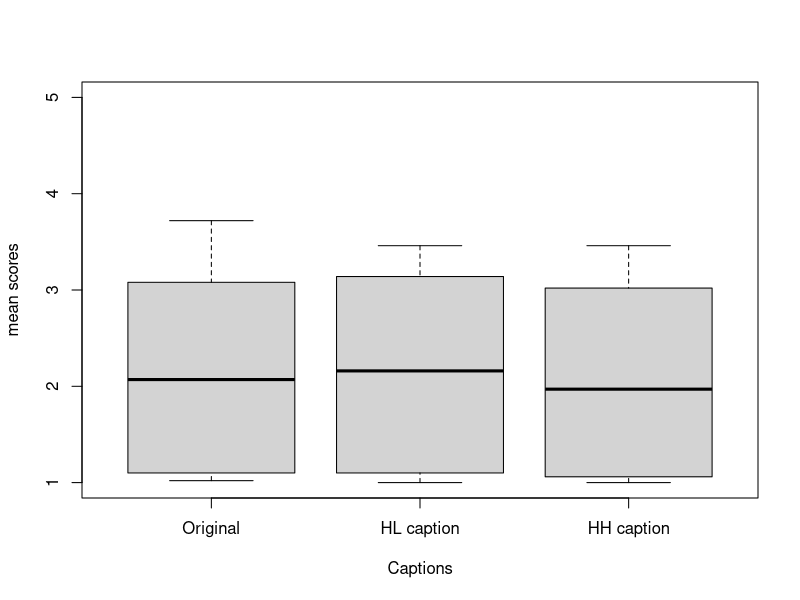

Write R code to recreate this figure. (Note: this script raises an error after producing the figure.)
setwd('~/../../../media/matasuke/Ubuntu01/Projects/Humor_Generator/experiments/analysis/data')
exp1 <- read.csv('exp2_result.csv')
pre_survey <- read.csv('pre_survey_result.csv')
#exp1 <- read.csv('exp2_1/exp1_result.csv')
#pre_survey <- read.csv('exp2_1/pre_survey_result.csv')


proposed_data <- read.csv('experiment1.csv')
images <- proposed_data[c(2, 9:20)]

SQH_score <- apply(pre_survey[4:7], MARGIN=1, sum)
MSHS_score <- apply(pre_survey[8:11], MARGIN=1, sum)
pre_survey_scores <- cbind(pre_survey[0:3], SQH_score, MSHS_score)

# bind scores with exp1
data <- merge(pre_survey_scores, exp1, by.x=c('age', 'name', 'sex'))

#remove data which age is more than 30.
data = subset(data, data$age < 30)

#& data$name != 'qd6523bdd7b4dc
#data = subset(data, data$name != "なべぶた奉行" & data$name != '田中亮平' & data$name != 'lantac8')
#data = subset(data, data$name != "なべぶた奉行" & data$name != '田中亮平' & data$name != 'blackk' & data$name != 'heriumu' & data&name != 'karin0726')
# row 6 canavo and 24 REMINDER62 are seems to not to be used
#because her score distribution is not goold. scores for original caption is highter than other caps.
data = subset(data, data$name != 'huwatoro' & data$name != 'a6kn2iwz1' & data$name != 'blackk' & data$name != 'rika314v')

EXP_NUM = 50
SUBJECT_NUM=length(data[,1])
SIMS = c('origin', 'hl', 'hh')

# calculate sum of all subjects for each sims
humor_scores = data.frame(data[1:5])
for(i in SIMS){
  label = paste('cap_', i, sep="")
  score = 0
  for(j in 1:EXP_NUM){
    name = paste('exp1_q', j, '_', i, sep="")
    score = score + data[name]
  }
  colnames(score) <- label
  humor_scores = data.frame(humor_scores, score)
  #transform(humor_scores, label=score)
}

cap_scores_sum = humor_scores[6:8]
# has to validate normality.
# 大数の法則により，正規分布になっているはず

cap_scores_mean = cap_scores_sum / EXP_NUM

cap_scores_mean
#mean scores by col
summary(cap_scores_mean)
each_cap_mean = apply(cap_scores_mean, MARGIN=2, mean)

#boxplot
par(mfrow=c(1,1))
boxplot(cap_scores_mean, names=c('Original', 'HL caption', 'HH caption'), xlab="Captions", ylab="mean scores", ylim=c(1,5))


origin = cap_scores_mean$cap_origin
hl = cap_scores_mean$cap_hl
hh = cap_scores_mean$cap_hh

# 一要因分散分析
all_mean_data <- c(origin, hl, hh)
img_sim <- factor(c(rep('None', SUBJECT_NUM), rep('画像高', SUBJECT_NUM), rep('画像低', SUBJECT_NUM)))
levels <- factor(rep(1:SUBJECT_NUM, 3))
summary(aov(all_mean_data~img_sim+levels))
summary(aov(all_mean_data~img_sim*word_sim+Error(levels+levels:img_sim+levels:word_sim+levels:img_sim:word_sim)))


t.test(origin, hl, paired=TRUE, p.adjust.methods="bon")
t.test(origin, hh, paired=TRUE, p.adjust.methods="bon")
t.test(hl, hh, paired = TRUE, p.adjust.methods="bon")

# Two factor analysis of variance

# here just need to check difference between origin caps and hl captions.
# origin caps
origin_caps = data.frame(data[1:3])
hl_caps = data.frame(data[1:3])
hh_caps = data.frame(data[1:3])
for(i in 1:EXP_NUM){
  name = paste('exp1_q', i, '_origin', sep="")
  origin_caps = data.frame(origin_caps, data[name])
  
  name = paste('exp1_q', i, '_hl', sep="")
  hl_caps = data.frame(hl_caps, data[name])
  
  name = paste('exp1_q', i, '_hh', sep="")
  hh_caps = data.frame(hh_caps, data[name])
}


# calculate frequency of each similarities
origin_count = c()
hl_count = c()
hh_count = c()
for(i in 1:SUBJECT_NUM){
  origin_count = append(origin_count, as.numeric(origin_caps[i, 4:53]))
  hl_count = append(hl_count, as.numeric(hl_caps[i, 4:53]))
  hh_count = append(hh_count, as.numeric(hh_caps[i, 4:53]))
}
origin_freq = table(origin_count)
hl_freq = table(hl_count)
hh_freq = table(hh_count)


# create each freq barplot
par(mfrow=c(2,2))
  #par(mfrow=c(1,2))
barplot(origin_freq, main="Original", xlab="Scores(Original)" , ylab="Frequency", ylim=c(0,500))
barplot(hl_freq, main="HL captions", xlab="Scores(Proposed method)" , ylab="Frequency", ylim=c(0,500))
barplot(hh_freq, main="HH captions", xlab="Scores(HH Captions)" , ylab="Frequency", ylim=c(0,500))

#friedman test and Wilcoxon signed rank test
#install.packages("exactRankTests", repos="http://cran.ism.ac.jp/")
library(exactRankTests)


#create list to collect each sims scores for all subjects.

origin_all_scores = c()
hl_all_scores = c()
hh_all_scores = c()
for(i in 4:length(origin_caps)){
  origin_all_scores = c(origin_all_scores, origin_caps[,i])
  hl_all_scores = c(hl_all_scores, hl_caps[,i])
  hh_all_scores = c(hh_all_scores, hh_caps[,i])
}



# calculate wilcox.exact by above data
wilcox.exact(x=origin_all_scores,y=hl_all_scores,paired=T)　# there is difference
wilcox.exact(x=origin_all_scores,y=hh_all_scores,paired=T)　# there is difference
wilcox.exact(x=hl_all_scores,y=hh_all_scores,paired=T) # No difference

# Original captionｔとその他提案手法を含むcaption間では有意な差が見られたため，只のキャプションを提示するよりは，
# ユーザーのユーモア受容性が向上すると明らかになった

# その他のキャプションについては，LL caption と LH caption間で5%ｓ水準で有意な差があったため，画像間類似度がユーモアの受容性に関連する
# HL captionと HH captionに関しても 1%水準で有意な差があったため，単語間類似度がユーモアの受容性に関連する

#------------------------------------------------------------------------------------------------------------------------#
# cor
hl_humor_score = images['hl_humor_score']
hl_img_sim  = images['hl_img_sim']
hl_word_sim = images['hl_word_sim']
each_hl_mean_score = as.numeric(apply(hl_caps[4:53], MARGIN=2, mean))
cor(hl_img_sim, each_hl_mean_score)
cor(hl_word_sim, each_hl_mean_score)
cor(hl_humor_score, each_hl_mean_score)

hh_humor_score = images['hh_humor_score']
hh_img_sim = images['hh_img_sim']
hh_word_sim = images['hh_word_sim']
each_hh_mean_score = as.numeric(apply(hh_caps[4:53], MARGIN=2, mean))
cor(hh_humor_score, each_hh_mean_score)
cor(hh_img_sim, each_hh_mean_score)
cor(hh_word_sim, each_hh_mean_score)


# calc scores based on img sim
all_scores <- c(each_hl_mean_score, each_hh_mean_score)
all_humor_scores <- c(hl_humor_score[,1], hh_humor_score[,1])
all_img_sim <- c(hl_img_sim[,1], hh_img_sim[,1])
all_word_sim <- c(hl_word_sim[,1], hh_word_sim[,1])
cor(all_scores, all_img_sim)
cor(all_scores, all_word_sim)
cor(all_scores, all_humor_scores)

plot(all_scores, all_img_sim)
plot(all_scores, all_word_sim)
plot(all_scores, all_humor_scores)

#-------------------------------------------------------------------------------------------------------------------#

#each mean sim scores by images.
origin_scores = apply(origin_caps[4:53], MARGIN=2, mean)
hl_scores = apply(hl_caps[4:53], MARGIN=2, mean) # q12 is max
hh_scores = apply(hh_caps[4:53], MARGIN=2, mean) # q10 is max
par(mfrow=c(3,2))
barplot(origin_scores)
barplot(hl_scores)
barplot(hh_scores)

max(hl_scores)
max(hh_scores)




#analize based on SQH and MSHS scores-----------------------------------------------------------------------------------#

#based on SQH and MSHS scores
SQH_low_group = subset(humor_scores, humor_scores$SQH_score <= 8)
SQH_high_group = subset(humor_scores, humor_scores$SQH_score >= 9)
MSHS_low_group = subset(humor_scores, humor_scores$MSHS_score <= 17)
MSHS_high_group = subset(humor_scores, humor_scores$MSHS_score >= 18)


# has to validate normality.
par(mfrow=c(2,2))

sqh_low_group_scores_mean = SQH_low_group[6:8] / EXP_NUM
SQH_low_group_mean = cbind(SQH_low_group[1:5], sqh_low_group_scores_mean)
summary(SQH_low_group_mean[6:8])
boxplot(SQH_low_group_mean[6:8], main="SQH low group", names=c('baseline', 'HL caption', 'HH caption'), xlab="Captions", ylab="mean scores")

sqh_high_group_scores_mean = SQH_high_group[6:8] / EXP_NUM
SQH_high_group_mean = cbind(SQH_high_group[1:5], sqh_high_group_scores_mean)
summary(SQH_high_group_mean[6:8])
boxplot(SQH_high_group_mean[6:8], main="SQH high group", names=c('baseline',  'HL caption', 'HH caption'), xlab="Captions", ylab="mean scores")

MSHS_low_group_scores_mean = MSHS_low_group[6:8] / EXP_NUM
MSHS_low_group_mean = cbind(MSHS_low_group[1:5], MSHS_low_group_scores_mean)
summary(MSHS_low_group_mean[6:8])
boxplot(MSHS_low_group_mean[6:8], main="MSHS low group", names=c('baseline', 'HL caption', 'HH caption'), xlab="Captions", ylab="mean scores")

MSHS_high_group_scores_mean = MSHS_high_group[6:8] / EXP_NUM
MSHS_high_group_mean = cbind(MSHS_high_group[1:5], MSHS_high_group_scores_mean)
summary(MSHS_high_group_mean[6:8])
boxplot(MSHS_high_group_mean[6:8], main="MSHS high group", names=c('baseline', 'HL caption', 'HH caption'), xlab="Captions", ylab="mean scores")


# all data based on SQH and MSHS scores
SQH_low_group_data = subset(data, data$SQH_score <= 8)
SQH_high_group_data = subset(data, data$SQH_score >= 9)
MSHS_low_group_data = subset(data, data$MSHS_score <= 15)
MSHS_high_group_data = subset(data, data$MSHS_score >= 16)


## SQH low group ---------------------------------------------------------------------------------------
#each sim mean scores per subjects
SQH_LOW_SUBJECT_NUM=length(SQH_low_group_data[,1])

SQH_low_origin_caps = data.frame(SQH_low_group_data[1:3])
SQH_low_ll_caps = data.frame(SQH_low_group_data[1:3])
SQH_low_lh_caps = data.frame(SQH_low_group_data[1:3])
SQH_low_hl_caps = data.frame(SQH_low_group_data[1:3])
SQH_low_hh_caps = data.frame(SQH_low_group_data[1:3])
for(i in 1:EXP_NUM){
  name = paste('exp1_q', i, '_origin', sep="")
  SQH_low_origin_caps = data.frame(SQH_low_origin_caps, SQH_low_group_data[name])
  
  name = paste('exp1_q', i, '_hl', sep="")
  SQH_low_hl_caps = data.frame(SQH_low_hl_caps, SQH_low_group_data[name])
  
  name = paste('exp1_q', i, '_hh', sep="")
  SQH_low_hh_caps = data.frame(SQH_low_hh_caps, SQH_low_group_data[name])
}


# calculate frequency of each similarities
SQH_low_origin_count = c()
SQH_low_hl_count = c()
SQH_low_hh_count = c()
for(i in 1:SQH_LOW_SUBJECT_NUM){
  SQH_low_origin_count = append(SQH_low_origin_count, as.numeric(SQH_low_origin_caps[i, 4:53]))
  SQH_low_hl_count = append(SQH_low_hl_count, as.numeric(SQH_low_hl_caps[i, 4:53]))
  SQH_low_hh_count = append(SQH_low_hh_count, as.numeric(SQH_low_hh_caps[i, 4:53]))
}
SQH_low_origin_freq = table(SQH_low_origin_count)
SQH_low_hl_freq = table(SQH_low_hl_count)
SQH_low_hh_freq = table(SQH_low_hh_count)


# create each freq barplot
par(mfrow=c(3,2))
#par(mfrow=c(1,2))
barplot(SQH_low_origin_freq, main="Baseline", xlab="Scores(Baseline)" , ylab="Frequency", ylim=c(0,800))
barplot(SQH_low_hl_freq, main="HL captions", xlab="Scores(Proposed method)" , ylab="Frequency", ylim=c(0,800))
barplot(SQH_low_hh_freq, main="HH captions", xlab="Scores(HH Captions)" , ylab="Frequency", ylim=c(0,800))


#create list to collect each sims scores for all subjects.

SQH_low_origin_all_scores = c()
SQH_low_hl_all_scores = c()
SQH_low_hh_all_scores = c()
for(i in 4:length(SQH_low_origin_caps)){
  SQH_low_origin_all_scores = c(SQH_low_origin_all_scores, SQH_low_origin_caps[,i])
  SQH_low_hl_all_scores = c(SQH_low_hl_all_scores, SQH_low_hl_caps[,i])
  SQH_low_hh_all_scores = c(SQH_low_hh_all_scores, SQH_low_hh_caps[,i])
}



# calculate wilcox.exact by above data
wilcox.exact(x=SQH_low_origin_all_scores,y=SQH_low_hl_all_scores,paired=T)　# there is difference
wilcox.exact(x=SQH_low_origin_all_scores,y=SQH_low_hh_all_scores,paired=T)　# there is difference
wilcox.exact(x=SQH_low_hl_all_scores,y=SQH_low_hh_all_scores,paired=T) # There is difference between hl caps and hh caps p < 0.05



#----------------------------------------------------------------------------------------------------------

## SQH high group-----------------------------------------------------------------------------------------

#each sim mean scores per subjects
SQH_HIGH_SUBJECT_NUM=length(SQH_high_group_data[,1])

SQH_high_origin_caps = data.frame(SQH_high_group_data[1:3])
SQH_high_hl_caps = data.frame(SQH_high_group_data[1:3])
SQH_high_hh_caps = data.frame(SQH_high_group_data[1:3])

for(i in 1:EXP_NUM){
  name = paste('exp1_q', i, '_origin', sep="")
  SQH_high_origin_caps = data.frame(SQH_high_origin_caps, SQH_high_group_data[name])
  
  name = paste('exp1_q', i, '_hl', sep="")
  SQH_high_hl_caps = data.frame(SQH_high_hl_caps, SQH_high_group_data[name])
  
  name = paste('exp1_q', i, '_hh', sep="")
  SQH_high_hh_caps = data.frame(SQH_high_hh_caps, SQH_high_group_data[name])
}

# calculate frequency of each similarities
SQH_high_origin_count = c()
SQH_high_hl_count = c()
SQH_high_hh_count = c()
for(i in 1:SQH_LOW_SUBJECT_NUM){
  SQH_high_origin_count = append(SQH_high_origin_count, as.numeric(SQH_high_origin_caps[i, 4:53]))
  SQH_high_hl_count = append(SQH_high_hl_count, as.numeric(SQH_high_hl_caps[i, 4:53]))
  SQH_high_hh_count = append(SQH_high_hh_count, as.numeric(SQH_high_hh_caps[i, 4:53]))
}
SQH_high_origin_freq = table(SQH_high_origin_count)
SQH_high_hl_freq = table(SQH_high_hl_count)
SQH_high_hh_freq = table(SQH_high_hh_count)


# create each freq barplot
par(mfrow=c(3,2))
barplot(SQH_high_origin_freq, main="Baseline", xlab="Scores(Baseline)", ylab="Frequency", ylim=c(0,800))
barplot(SQH_high_hl_freq, main="HL captions", xlab="Scores(Proposed method)", ylab="Frequency", ylim=c(0,800))
barplot(SQH_high_hh_freq, main="HH captions", xlab="Scores(HH Captions)", ylab="Frequency", ylim=c(0,800))


#create list to collect each sims scores for all subjects.

SQH_high_origin_all_scores = c()
SQH_high_hl_all_scores = c()
SQH_high_hh_all_scores = c()
for(i in 4:length(SQH_low_origin_caps)){
  SQH_high_origin_all_scores = c(SQH_high_origin_all_scores, SQH_high_origin_caps[,i])
  SQH_high_hl_all_scores = c(SQH_high_hl_all_scores, SQH_high_hl_caps[,i])
  SQH_high_hh_all_scores = c(SQH_high_hh_all_scores, SQH_high_hh_caps[,i])
}



# calculate wilcox.exact by above data
wilcox.exact(x=SQH_high_origin_all_scores,y=SQH_high_hl_all_scores,paired=T)　# there is difference
wilcox.exact(x=SQH_high_origin_all_scores,y=SQH_high_hh_all_scores,paired=T)　# there is difference
wilcox.exact(x=SQH_high_hl_all_scores,y=SQH_high_hh_all_scores,paired=T) # There is difference between hl caps and hh caps p < 0.05





#---------------------------------------------------------------------------------------------------------

## MSHS low group ---------------------------------------------------------------------------------------
#each sim mean scores per subjects
MSHS_LOW_SUBJECT_NUM=length(MSHS_low_group_data[,1])

MSHS_low_origin_caps = data.frame(MSHS_low_group_data[1:3])
MSHS_low_hl_caps = data.frame(MSHS_low_group_data[1:3])
MSHS_low_hh_caps = data.frame(MSHS_low_group_data[1:3])

for(i in 1:EXP_NUM){
  name = paste('exp1_q', i, '_origin', sep="")
  MSHS_low_origin_caps = data.frame(MSHS_low_origin_caps, MSHS_low_group_data[name])

  name = paste('exp1_q', i, '_hl', sep="")
  MSHS_low_hl_caps = data.frame(MSHS_low_hl_caps, MSHS_low_group_data[name])
  
  name = paste('exp1_q', i, '_hh', sep="")
  MSHS_low_hh_caps = data.frame(MSHS_low_hh_caps, MSHS_low_group_data[name])
}


# calculate frequency of each similarities
MSHS_low_origin_count = c()
MSHS_low_hl_count = c()
MSHS_low_hh_count = c()
for(i in 1:MSHS_LOW_SUBJECT_NUM){
  MSHS_low_origin_count = append(MSHS_low_origin_count, as.numeric(MSHS_low_origin_caps[i, 4:53]))
  MSHS_low_hl_count = append(MSHS_low_hl_count, as.numeric(MSHS_low_hl_caps[i, 4:53]))
  MSHS_low_hh_count = append(MSHS_low_hh_count, as.numeric(MSHS_low_hh_caps[i, 4:53]))
}
MSHS_low_origin_freq = table(MSHS_low_origin_count)
MSHS_low_hl_freq = table(MSHS_low_hl_count)
MSHS_low_hh_freq = table(MSHS_low_hh_count)


# create each freq barplot
par(mfrow=c(3,2))
#par(mfrow=c(1,2))
barplot(MSHS_low_origin_freq, main="Baseline", xlab="Scores(Baseline)" , ylab="Frequency", ylim=c(0,800))
barplot(MSHS_low_hl_freq, main="HL captions", xlab="Scores(Proposed method)" , ylab="Frequency", ylim=c(0,800))
barplot(MSHS_low_hh_freq, main="HH captions", xlab="Scores(HH Captions)" , ylab="Frequency", ylim=c(0,800))


#create list to collect each sims scores for all subjects.

MSHS_low_origin_all_scores = c()
MSHS_low_hl_all_scores = c()
MSHS_low_hh_all_scores = c()
for(i in 4:length(MSHS_low_origin_caps)){
  MSHS_low_origin_all_scores = c(MSHS_low_origin_all_scores, MSHS_low_origin_caps[,i])
  MSHS_low_hl_all_scores = c(MSHS_low_hl_all_scores, MSHS_low_hl_caps[,i])
  MSHS_low_hh_all_scores = c(MSHS_low_hh_all_scores, MSHS_low_hh_caps[,i])
}



# calculate wilcox.exact by above data
wilcox.exact(x=MSHS_low_origin_all_scores, y=MSHS_low_hl_all_scores, paired=T)　# there is difference
wilcox.exact(x=MSHS_low_origin_all_scores, y=MSHS_low_hh_all_scores, paired=T)　# there is difference
wilcox.exact(x=MSHS_low_hl_all_scores, y=MSHS_low_hh_all_scores, paired=T) # There is difference between hl caps and hh caps p < 0.05


#----------------------------------------------------------------------------------------------------------

## MSHS high group ---------------------------------------------------------------------------------------

#each sim mean scores per subjects
MSHS_HIGH_SUBJECT_NUM=length(MSHS_high_group_data[,1])

MSHS_high_origin_caps = data.frame(MSHS_high_group_data[1:3])
MSHS_high_hl_caps = data.frame(MSHS_high_group_data[1:3])
MSHS_high_hh_caps = data.frame(MSHS_high_group_data[1:3])

for(i in 1:EXP_NUM){
  name = paste('exp1_q', i, '_origin', sep="")
  MSHS_high_origin_caps = data.frame(MSHS_high_origin_caps, MSHS_high_group_data[name])
  
  name = paste('exp1_q', i, '_hl', sep="")
  MSHS_high_hl_caps = data.frame(MSHS_high_hl_caps, MSHS_high_group_data[name])
  
  name = paste('exp1_q', i, '_hh', sep="")
  MSHS_high_hh_caps = data.frame(MSHS_high_hh_caps, MSHS_high_group_data[name])
}

# calculate frequency of each similarities
MSHS_high_origin_count = c()
MSHS_high_hl_count = c()
MSHS_high_hh_count = c()
for(i in 1:MSHS_LOW_SUBJECT_NUM){
  MSHS_high_origin_count = append(MSHS_high_origin_count, as.numeric(MSHS_high_origin_caps[i, 4:53]))
  MSHS_high_hl_count = append(MSHS_high_hl_count, as.numeric(MSHS_high_hl_caps[i, 4:53]))
  MSHS_high_hh_count = append(MSHS_high_hh_count, as.numeric(MSHS_high_hh_caps[i, 4:53]))
}
MSHS_high_origin_freq = table(MSHS_high_origin_count)
MSHS_high_hl_freq = table(MSHS_high_hl_count)
MSHS_high_hh_freq = table(MSHS_high_hh_count)


# create each freq barplot
par(mfrow=c(3,2))
barplot(MSHS_high_origin_freq, main="Baseline", xlab="Scores(Baseline)", ylab="Frequency", ylim=c(0,800))
barplot(MSHS_high_hl_freq, main="HL captions", xlab="Scores(Proposed method)", ylab="Frequency", ylim=c(0,800))
barplot(MSHS_high_hh_freq, main="HH captions", xlab="Scores(HH Captions)", ylab="Frequency", ylim=c(0,800))


#create list to collect each sims scores for all subjects.

MSHS_high_origin_all_scores = c()
MSHS_high_hl_all_scores = c()
MSHS_high_hh_all_scores = c()
for(i in 4:length(MSHS_high_origin_caps)){
  MSHS_high_origin_all_scores = c(MSHS_high_origin_all_scores, MSHS_high_origin_caps[,i])
  MSHS_high_hl_all_scores = c(MSHS_high_hl_all_scores, MSHS_high_hl_caps[,i])
  MSHS_high_hh_all_scores = c(MSHS_high_hh_all_scores, MSHS_high_hh_caps[,i])
}



# calculate wilcox.exact by above data
wilcox.exact(x=MSHS_high_origin_all_scores,y=MSHS_high_hl_all_scores,paired=T)　# there is difference
wilcox.exact(x=MSHS_high_origin_all_scores,y=MSHS_high_hh_all_scores,paired=T)　# there is difference
wilcox.exact(x=MSHS_high_hl_all_scores,y=MSHS_high_hh_all_scores,paired=T) # There is difference between hl caps and hh caps p < 0.05


#----------------------------------------------------------------------------------------------------------




# SHQ high and MSHS high group ----------------------------------------------------------------------------
#SQH high and MSHS low

#SQHだけを設定して，SQHが高いほどユーモアへのスコアが高くなる

# MSHSを15以上,18以下, SQHを12以上にすると平均値が高いが MSHSを19い以下にすると平均値がだだ下がり
# ユーモアを適度に好む人はユーモアへの審査が厳しいと分かる

SQH_high_and_MSHS_high_group = subset(humor_scores, humor_scores$SQH_score >= 10 & humor_scores$MSHS_score <= 18 & humor_scores$MSHS_score >= 15)

par(mfrow=c(1,1))

SQH_high_and_MSHS_high_group_scores_mean = SQH_high_and_MSHS_high_group[6:8] / EXP_NUM
SQH_high_and_MSHS_high_group_mean = cbind(SQH_high_and_MSHS_high_group[1:5], SQH_high_and_MSHS_high_group_scores_mean)
summary(SQH_high_and_MSHS_high_group_mean[6:8])
boxplot(SQH_high_and_MSHS_high_group_mean[6:8], main="SQH high and SHSQ high group", names=c('baseline', 'HL caption', 'HH caption'), xlab="Captions", ylab="mean scores")

#SQH_high_and_MSHS_high_group_data = subset(data, data$SQH_score >= 10 & data$MSHS_score >= 12 & humor_scores$MSHS_score <= 17)
SQH_high_and_MSHS_high_group_data = subset(data, data$SQH_score >= 12 & humor_scores$MSHS_score <= 18)

SQH_HIGH_and_MSHS_HIGH_SUBJECT_NUM=length(SQH_high_and_MSHS_high_group[,1])

#each sim mean scores per subjects
SQH_high_and_MSHS_high_origin_caps = data.frame(SQH_high_and_MSHS_high_group_data[1:3])
SQH_high_and_MSHS_high_ll_caps = data.frame(SQH_high_and_MSHS_high_group_data[1:3])
SQH_high_and_MSHS_high_lh_caps = data.frame(SQH_high_and_MSHS_high_group_data[1:3])
SQH_high_and_MSHS_high_hl_caps = data.frame(SQH_high_and_MSHS_high_group_data[1:3])
SQH_high_and_MSHS_high_hh_caps = data.frame(SQH_high_and_MSHS_high_group_data[1:3])

for(i in 1:EXP_NUM){
  name = paste('exp1_q', i, '_origin', sep="")
  SQH_high_and_MSHS_high_origin_caps = data.frame(SQH_high_and_MSHS_high_origin_caps, SQH_high_and_MSHS_high_group_data[name])
  
  name = paste('exp1_q', i, '_hl', sep="")
  SQH_high_and_MSHS_high_hl_caps = data.frame(SQH_high_and_MSHS_high_hl_caps, SQH_high_and_MSHS_high_group_data[name])
  
  name = paste('exp1_q', i, '_hh', sep="")
  SQH_high_and_MSHS_high_hh_caps = data.frame(SQH_high_and_MSHS_high_hh_caps, SQH_high_and_MSHS_high_group_data[name])
}

# calculate frequency of each similarities
SQH_high_and_MSHS_high_origin_count = c()
SQH_high_and_MSHS_high_hl_count = c()
SQH_high_and_MSHS_high_hh_count = c()
for(i in 1:SQH_HIGH_and_MSHS_HIGH_SUBJECT_NUM){
  SQH_high_and_MSHS_high_origin_count = append(SQH_high_and_MSHS_high_origin_count, as.numeric(SQH_high_and_MSHS_high_origin_caps[i, 4:53]))
  SQH_high_and_MSHS_high_hl_count = append(SQH_high_and_MSHS_high_hl_count, as.numeric(SQH_high_and_MSHS_high_hl_caps[i, 4:53]))
  SQH_high_and_MSHS_high_hh_count = append(SQH_high_and_MSHS_high_hh_count, as.numeric(SQH_high_and_MSHS_high_hh_caps[i, 4:53]))
}
SQH_high_and_MSHS_high_origin_freq = table(SQH_high_and_MSHS_high_origin_count)
SQH_high_and_MSHS_high_hl_freq = table(SQH_high_and_MSHS_high_hl_count)
SQH_high_and_MSHS_high_hh_freq = table(SQH_high_and_MSHS_high_hh_count)


# create each freq barplot
par(mfrow=c(3,2))
barplot(SQH_high_and_MSHS_high_origin_freq, main="Baseline", xlab="Scores(Baseline)", ylab="Frequency", ylim=c(0,800))
barplot(SQH_high_and_MSHS_high_hl_freq, main="HL captions", xlab="Scores(Proposed method)", ylab="Frequency", ylim=c(0,800))
barplot(SQH_high_and_MSHS_high_hh_freq, main="HH captions", xlab="Scores(HH Captions)", ylab="Frequency", ylim=c(0,800))


#create list to collect each sims scores for all subjects.

SQH_high_and_MSHS_high_origin_all_scores = c()
SQH_high_and_MSHS_high_hl_all_scores = c()
SQH_high_and_MSHS_high_hh_all_scores = c()
for(i in 4:length(SQH_high_and_MSHS_high_origin_caps)){
  SQH_high_and_MSHS_high_origin_all_scores = c(SQH_high_and_MSHS_high_origin_all_scores, SQH_high_and_MSHS_high_origin_caps[,i])
  SQH_high_and_MSHS_high_hl_all_scores = c(SQH_high_and_MSHS_high_hl_all_scores, SQH_high_and_MSHS_high_hl_caps[,i])
  SQH_high_and_MSHS_high_hh_all_scores = c(SQH_high_and_MSHS_high_hh_all_scores, SQH_high_and_MSHS_high_hh_caps[,i])
}



# calculate wilcox.exact by above data
wilcox.exact(x=SQH_high_and_MSHS_high_origin_all_scores,y=SQH_high_and_MSHS_high_hl_all_scores,paired=T)　# there is difference
wilcox.exact(x=SQH_high_and_MSHS_high_origin_all_scores,y=SQH_high_and_MSHS_high_hh_all_scores,paired=T)　# there is difference
wilcox.exact(x=SQH_high_and_MSHS_high_hl_all_scores,y=SQH_high_and_MSHS_high_hh_all_scores,paired=T) # There is difference between hl caps and hh caps p < 0.05











#画像間類似度はユーモアの受容性に還元していることが判明したため，高画像間類似度のものだけで再検定

high_img_sim_list = c(3,4,10, 13, 15, 16, 20, 21, 23, 29, 33, 34, 39, 43, 44)
H_IMG_NUM = length(high_img_sim_list)

humor_scores_high_img_sim_ones = data.frame(data[1:5])
for(i in SIMS){
  label = paste('cap_', i, sep="")
  score = 0
  for(j in high_img_sim_list){
    name = paste('exp1_q', j, '_', i, sep="")
    score = score + data[name]
  }
  colnames(score) <- label
  humor_scores_high_img_sim_ones = data.frame(humor_scores_high_img_sim_ones, score)
  #transform(humor_scores, label=score)
}

high_img_sim_cap_scores_sum = humor_scores_high_img_sim_ones[6:10]
# has to validate normality.
# 大数の法則により，正規分布になっているはず

high_img_sim_cap_scores_mean = high_img_sim_cap_scores_sum / H_IMG_NUM


#mean scores by col
summary(high_img_sim_cap_scores_mean)
high_img_sim_each_cap_mean = apply(high_img_sim_cap_scores_mean, MARGIN=2, mean)

#boxplot
par(mfrow=c(1,1))
boxplot(high_img_sim_cap_scores_mean, names=c('baseline', 'HL caption', 'HH caption'), xlab="Captions", ylab="mean scores", ylim=c(1,4))

h_origin_caps = data.frame(data[1:3])
h_hl_caps = data.frame(data[1:3])
h_hh_caps = data.frame(data[1:3])
for(i in high_img_sim_list){
  name = paste('exp1_q', i, '_origin', sep="")
  h_origin_caps = data.frame(h_origin_caps, data[name])
  
  name = paste('exp1_q', i, '_hl', sep="")
  h_hl_caps = data.frame(h_hl_caps, data[name])
  
  name = paste('exp1_q', i, '_hh', sep="")
  h_hh_caps = data.frame(h_hh_caps, data[name])
}


# calculate frequency of each similarities
h_origin_count = c()
h_ll_count = c()
h_lh_count = c()
h_hl_count = c()
h_hh_count = c()
for(i in 1:SUBJECT_NUM){
  h_origin_count = append(h_origin_count, as.numeric(h_origin_caps[i, 4:18]))
  h_hl_count = append(h_hl_count, as.numeric(h_hl_caps[i, 4:18]))
  h_hh_count = append(h_hh_count, as.numeric(h_hh_caps[i, 1:18]))
}
h_origin_freq = table(h_origin_count)
h_hl_freq = table(h_hl_count)
h_hh_freq = table(h_hh_count)


# create each freq barplot
par(mfrow=c(3,2))
#par(mfrow=c(1,2))
barplot(h_origin_freq, main="Baseline", xlab="Scores(Baseline)" , ylab="Frequency", ylim=c(0,800))
barplot(h_hl_freq, main="HL captions", xlab="Scores(Proposed method)" , ylab="Frequency", ylim=c(0,800))
barplot(h_hh_freq, main="HH captions", xlab="Scores(HH Captions)" , ylab="Frequency", ylim=c(0,800))


#create list to collect each sims scores for all subjects.

h_origin_all_scores = c()
h_hl_all_scores = c()
h_hh_all_scores = c()
for(i in 4:length(h_origin_caps)){
  h_origin_all_scores = c(h_origin_all_scores, h_origin_caps[,i])
  h_hl_all_scores = c(h_hl_all_scores, h_hl_caps[,i])
  h_hh_all_scores = c(h_hh_all_scores, h_hh_caps[,i])
}



# calculate wilcox.exact by above data
wilcox.exact(x=h_origin_all_scores,y=h_hl_all_scores,paired=T)　# there is difference
wilcox.exact(x=h_origin_all_scores,y=h_hh_all_scores,paired=T)　# there is difference
wilcox.exact(x=h_hl_all_scores,y=h_hh_all_scores,paired=T) # No difference










# plot for each subject scores based on sim
library(scatterplot3d)
par(mfrow=c(1,1))

hl_caps_word_sim = c(images['hl_word_sim'][,1])
hh_caps_word_sim = c(images['hh_word_sim'][,1])

all_img_sims = c(ll_caps_word_sim, lh_caps_word_sim, hl_caps_word_sim, hh_caps_word_sim)

hl_caps_img_sim = c(images['hl_img_sim'][,1])
hh_caps_img_sim = c(images['hh_img_sim'][,1])

all_word_sims = c(ll_caps_img_sim, lh_caps_img_sim, hl_caps_img_sim, hh_caps_img_sim)


# origin_caps
# ll_caps
# lh_caps
# hl_caps
# hh_caps

subject1_scores = c(ll_caps[1, 4:53], lh_caps[1, 4:53], hl_caps[1, 4:53], hh_caps[1, 4:53])
subject2_scores = c(ll_caps[2, 4:53], lh_caps[2, 4:53], hl_caps[2, 4:53], hh_caps[2, 4:53])
subject3_scores = c(ll_caps[3, 4:53], lh_caps[3, 4:53], hl_caps[3, 4:53], hh_caps[3, 4:53])
subject4_scores = c(ll_caps[4, 4:53], lh_caps[4, 4:53], hl_caps[4, 4:53], hh_caps[4, 4:53])
subject5_scores = c(ll_caps[5, 4:53], lh_caps[5, 4:53], hl_caps[5, 4:53], hh_caps[5, 4:53])
subject6_scores = c(ll_caps[6, 4:53], lh_caps[6, 4:53], hl_caps[6, 4:53], hh_caps[6, 4:53])
subject7_scores = c(ll_caps[7, 4:53], lh_caps[7, 4:53], hl_caps[7, 4:53], hh_caps[7, 4:53])
subject8_scores = c(ll_caps[8, 4:53], lh_caps[8, 4:53], hl_caps[8, 4:53], hh_caps[8, 4:53])
subject9_scores = c(ll_caps[9, 4:53], lh_caps[9, 4:53], hl_caps[9, 4:53], hh_caps[9, 4:53])
subject10_scores = c(ll_caps[10, 4:53], lh_caps[10, 4:53], hl_caps[10, 4:53], hh_caps[10, 4:53])
subject11_scores = c(ll_caps[11, 4:53], lh_caps[11, 4:53], hl_caps[11, 4:53], hh_caps[11, 4:53])
subject12_scores = c(ll_caps[12, 4:53], lh_caps[12, 4:53], hl_caps[12, 4:53], hh_caps[12, 4:53])
subject13_scores = c(ll_caps[13, 4:53], lh_caps[13, 4:53], hl_caps[13, 4:53], hh_caps[13, 4:53])
subject14_scores = c(ll_caps[14, 4:53], lh_caps[14, 4:53], hl_caps[14, 4:53], hh_caps[14, 4:53])
subject15_scores = c(ll_caps[15, 4:53], lh_caps[15, 4:53], hl_caps[15, 4:53], hh_caps[15, 4:53])
subject16_scores = c(ll_caps[16, 4:53], lh_caps[16, 4:53], hl_caps[16, 4:53], hh_caps[16, 4:53])
subject17_scores = c(ll_caps[17, 4:53], lh_caps[17, 4:53], hl_caps[17, 4:53], hh_caps[17, 4:53])
subject18_scores = c(ll_caps[18, 4:53], lh_caps[18, 4:53], hl_caps[18, 4:53], hh_caps[18, 4:53])
subject19_scores = c(ll_caps[19, 4:53], lh_caps[19, 4:53], hl_caps[19, 4:53], hh_caps[19, 4:53])
subject20_scores = c(ll_caps[20, 4:53], lh_caps[20, 4:53], hl_caps[20, 4:53], hh_caps[20, 4:53])


scatterplot3d(ll_caps[1, 4:53], ll_caps_word_sim, ll_caps_img_sim)
scatterplot3d(ll_caps[1, 4:53], lh_caps_word_sim, lh_caps_img_sim)
scatterplot3d(ll_caps[1, 4:53], hl_caps_word_sim, hl_caps_img_sim)
scatterplot3d(ll_caps[1, 4:53], hh_caps_word_sim, hh_caps_img_sim)

scatterplot3d(subject1_scores ~ all_img_sims *all_word_sims)


scatterplot3d(ll_caps[2, 4:53], ll_caps_word_sim, ll_caps_img_sim)
scatterplot3d(ll_caps[2, 4:53], lh_caps_word_sim, lh_caps_img_sim)
scatterplot3d(ll_caps[2, 4:53], hl_caps_word_sim, hl_caps_img_sim)
scatterplot3d(ll_caps[2, 4:53], hh_caps_word_sim, hh_caps_img_sim)

scatterplot3d(subject2_scores ~ all_img_sims *all_word_sims)


scatterplot3d(subject3_scores ~ all_img_sims *all_word_sims)
scatterplot3d(subject4_scores ~ all_img_sims *all_word_sims)
scatterplot3d(subject5_scores ~ all_img_sims *all_word_sims)
scatterplot3d(subject6_scores ~ all_img_sims *all_word_sims)
scatterplot3d(subject7_scores ~ all_img_sims *all_word_sims)
scatterplot3d(subject8_scores ~ all_img_sims *all_word_sims)
scatterplot3d(subject9_scores ~ all_img_sims *all_word_sims)
scatterplot3d(subject10_scores ~ all_img_sims *all_word_sims)
scatterplot3d(subject11_scores ~ all_img_sims *all_word_sims)
scatterplot3d(subject12_scores ~ all_img_sims *all_word_sims)
scatterplot3d(subject13_scores ~ all_img_sims *all_word_sims)
scatterplot3d(subject14_scores ~ all_img_sims *all_word_sims)
scatterplot3d(subject15_scores ~ all_img_sims *all_word_sims)
scatterplot3d(subject16_scores ~ all_img_sims *all_word_sims)
scatterplot3d(subject17_scores ~ all_img_sims *all_word_sims)
scatterplot3d(subject18_scores ~ all_img_sims *all_word_sims)
scatterplot3d(subject19_scores ~ all_img_sims *all_word_sims)
scatterplot3d(subject20_scores ~ all_img_sims *all_word_sims)


plot(ll_caps_img_sim ,ll_caps[1, 4:53], xlim=c(0,0.00001), ylim=c(1,5), col=2)
par(new=T) 
plot(lh_caps_img_sim ,lh_caps[1, 4:53], xlim=c(0,0.00001), ylim=c(1,5), col=3)
par(new=T) 
plot(hl_caps_img_sim ,hl_caps[1, 4:53], xlim=c(0,0.00001), ylim=c(1,5), col=4)
par(new=T) 
plot(hh_caps_img_sim ,hh_caps[1, 4:53], xlim=c(0,0.00001), ylim=c(1,5), col=6)

plot.new()

plot(all_img_sims, subject2_scores)
plot(all_img_sims, subject3_scores)
plot(all_img_sims, subject4_scores)
plot(all_img_sims, subject5_scores)
plot(all_img_sims, subject6_scores)
plot(all_img_sims, subject7_scores)
plot(all_img_sims, subject8_scores)
plot(all_img_sims, subject9_scores)
plot(all_img_sims, subject10_scores)
plot(all_img_sims, subject11_scores)
plot(all_img_sims, subject12_scores)
plot(all_img_sims, subject13_scores)
plot(all_img_sims, subject14_scores)
plot(all_img_sims, subject15_scores)
plot(all_img_sims, subject16_scores)
plot(all_img_sims, subject17_scores)
plot(all_img_sims, subject18_scores)
plot(all_img_sims, subject19_scores)
plot(all_img_sims, subject20_scores)
